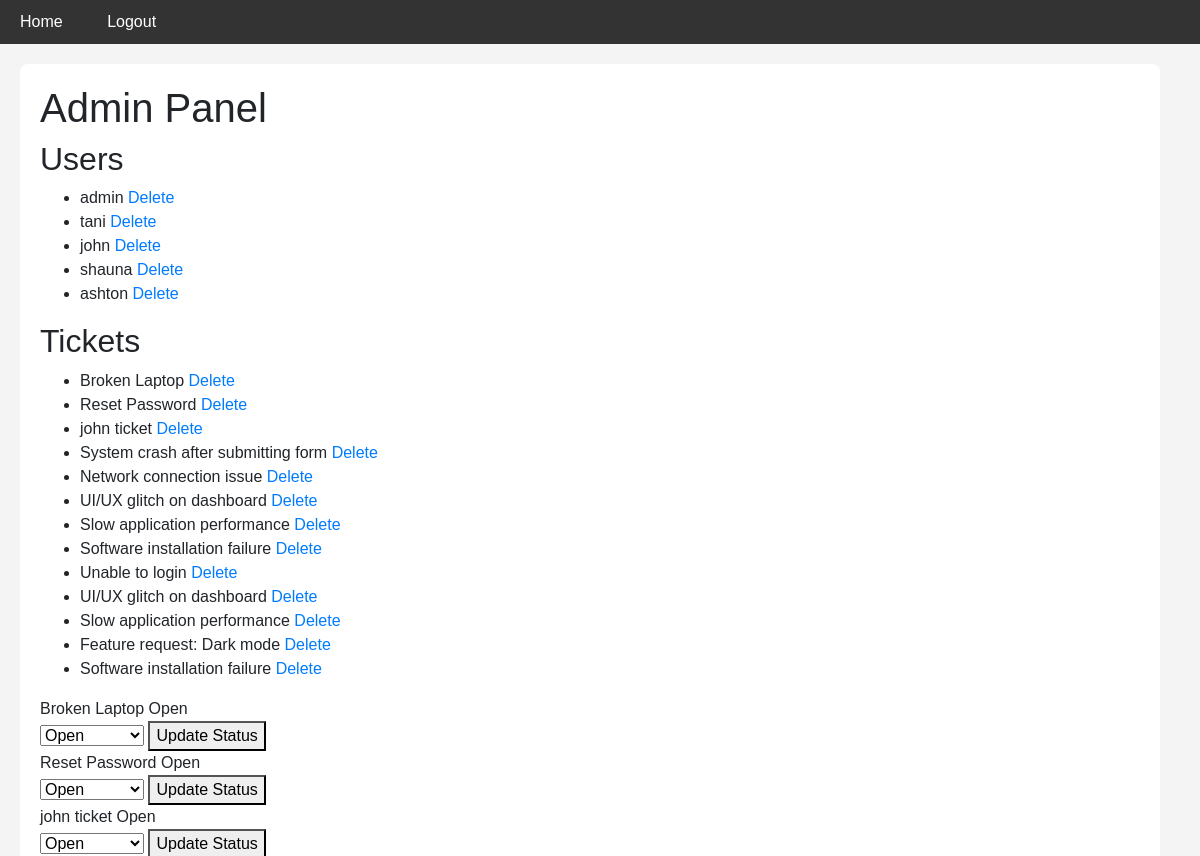
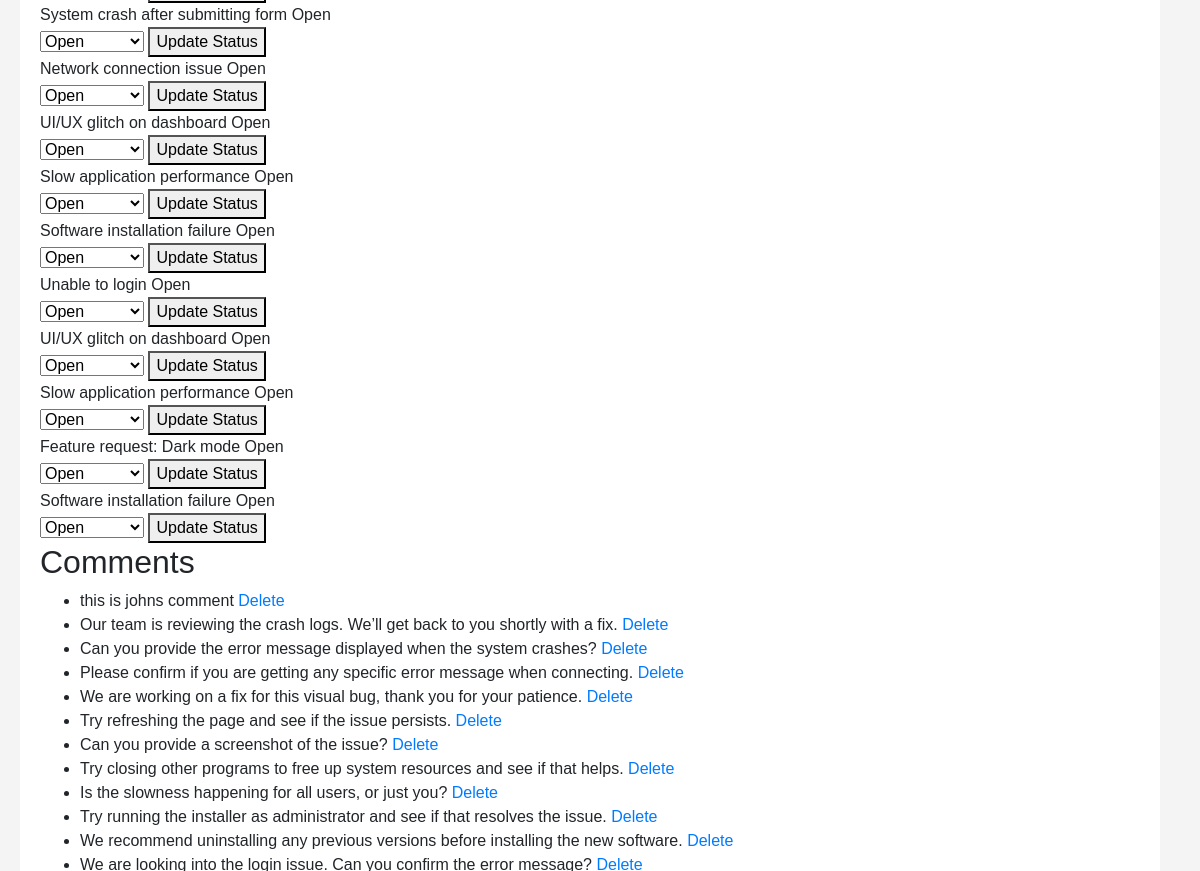
Page /admin (signed in, upper part) on the earlier database version (2 pictures, top to bottom).
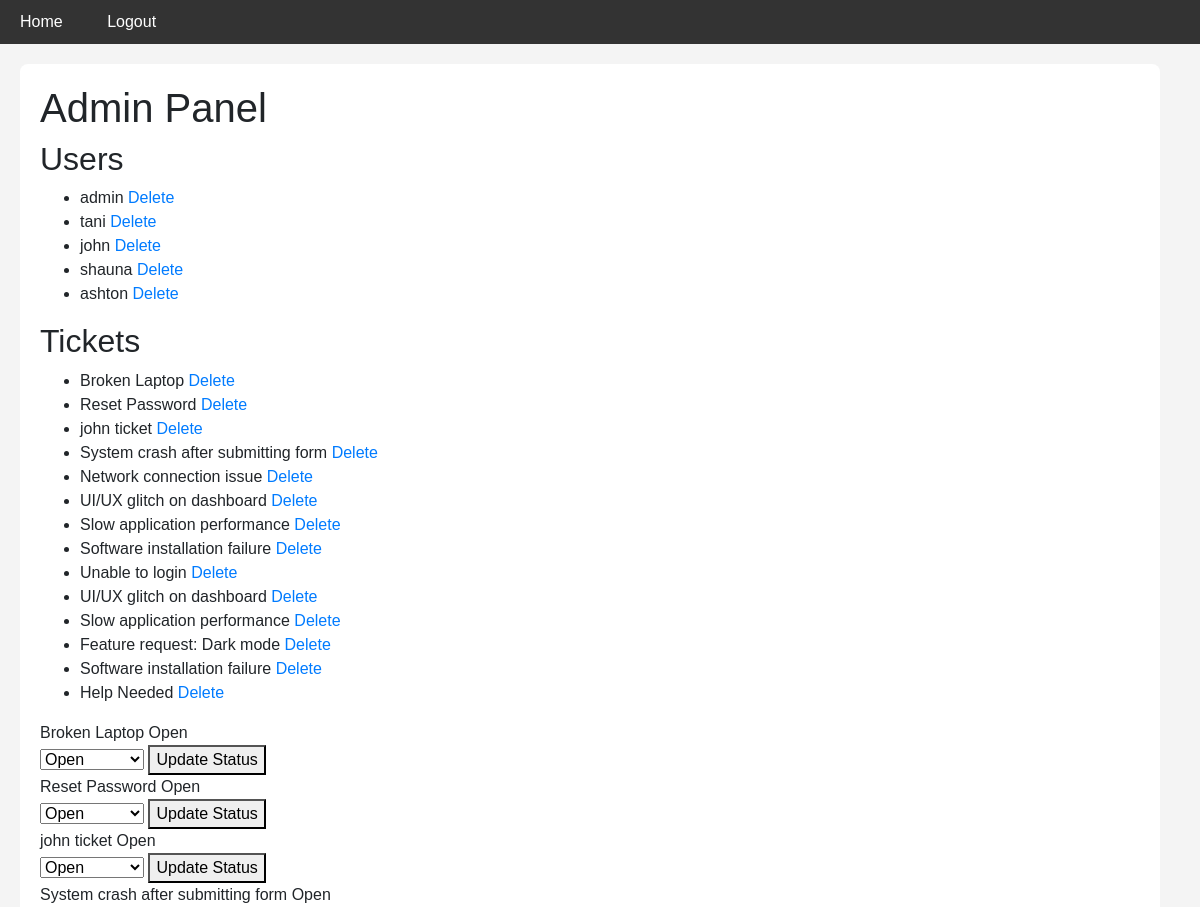
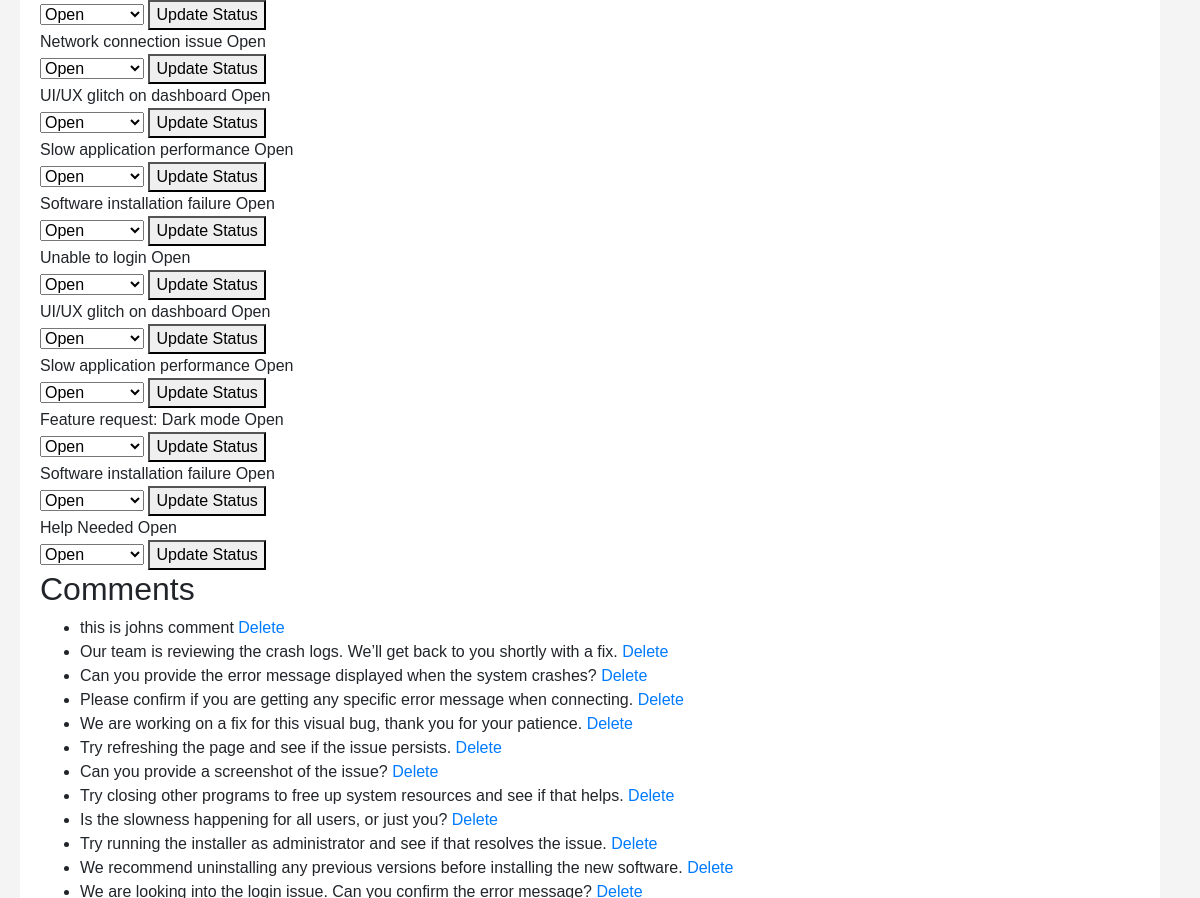
Same page on the later database version (2 pictures, top to bottom).
### app/models.py (models this page shows, shortened)
class User(UserMixin, db.Model):
    id = db.Column(db.Integer, primary_key=True)
    username = db.Column(db.String(64), index=True, unique=True)
    email = db.Column(db.String(120), index=True, unique=True)
    password_hash = db.Column(db.String(128))
    role = db.Column(db.String(64), index=True)
    tickets = db.relationship('Ticket', backref='creator', lazy=True)
    def is_admin(self):
        return self.role == 'admin'

class Ticket(db.Model):
    id = db.Column(db.Integer, primary_key=True)
    title = db.Column(db.String(100), nullable=False)
    description = db.Column(db.Text, nullable=False)
    status = db.Column(db.String(20), nullable=False)  # e.g., 'Open', 'In Progress', 'Resolved'
    priority = db.Column(db.String(20), nullable=False)  # e.g., 'Low', 'Medium', 'High'
    created_date = db.Column(db.DateTime, default=db.func.current_timestamp())
    resolved_date = db.Column(db.DateTime, nullable=True)
    user_id = db.Column(db.Integer, db.ForeignKey('user.id'), nullable=False)
    user = db.relationship('User')

class Comment(db.Model):
    id = db.Column(db.Integer, primary_key=True)
    content = db.Column(db.Text)
    timestamp = db.Column(db.DateTime, index=True, default=datetime.utcnow)
    ticket_id = db.Column(db.Integer, db.ForeignKey('ticket.id'))
    user_id = db.Column(db.Integer, db.ForeignKey('user.id'))

### app/routes.py (the view)
@bp.route('/admin')
@login_required
@admin_required  # Protect this route with admin access control
def admin_panel():
    users = User.query.all()
    tickets = Ticket.query.all()
    comments = Comment.query.all()
    return render_template('admin_panel.html', users=users, tickets=tickets, comments=comments)

### app/__init__.py (called while the page is built)
@login.user_loader
def load_user(user_id):
    from app.models import User
    return User.query.get(int(user_id))

### app/templates/admin_panel.html (shortened to what this page needs)
{% extends "base.html" %}
{% block content %}
  <h1>Admin Panel</h1>
  <h2>Users</h2>
  <ul>
    {% for user in users %}
      <li>{{ user.username }}
          <a href="{{ url_for('routes.delete_user', id=user.id) }}">Delete</a>
      </li>
    {% endfor %}
  </ul>
  <h2>Tickets</h2>
  <ul>
    {% for ticket in tickets %}
      <li>{{ ticket.title }}
          <a href="{{ url_for('routes.delete_ticket', id=ticket.id) }}">Delete</a>
      </li>
    {% endfor %}
  </ul>
{% for ticket in tickets %}
    <tr>
        <td>{{ ticket.title }}</td>
        <td>{{ ticket.status }}</td>
        <td>
            <form action="{{ url_for('routes.update_ticket_status', ticket_id=ticket.id) }}" method="POST">
                <select name="status">
                    <option value="open" {% if ticket.status == 'open' %}selected{% endif %}>Open</option>
                </select>
                <button type="submit">Update Status</button>
            </form>
        </td>
    </tr>
{% endfor %}
  <h2>Comments</h2>
  <ul>
    {% for comment in comments %}
      <li>{{ comment.content }}
          <a href="{{ url_for('routes.delete_comment', id=comment.id) }}">Delete</a>
      </li>
    {% endfor %}
  </ul>
{% endblock %}

Differences in the rows shown:
added Ticket: title "Help Needed", status "Open"
